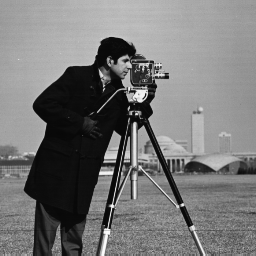
#> input picture Final/cameraman.tif, 256 x 256 px
$ python 'final exam2-17143.py'
#> lines starting #> are read from the running program, lines starting #| are printed output that depends on the picture
# -*- coding: utf-8 -*-
"""
Created on Sun Dec  8 15:03:12 2019

@author: Personal
"""

import numpy as np
from matplotlib import pyplot as plt
import matplotlib.image as mpimg
from matplotlib.widgets import RadioButtons
from matplotlib.widgets import Slider
import cv2 as cv
from PIL import Image
import scipy
from scipy import signal
from numpy import linalg as LA


def padding(n,t):
    out=np.zeros((3*n.shape[0],3*n.shape[1]))
    if(t==1):
        out[n.shape[0]:2*n.shape[0],n.shape[1]:2*n.shape[1]]=n

    elif(t==2):
        n1=np.fliplr(n)
        m=np.concatenate((n1,n,n1), axis=1)
        m1=np.flipud(m)
        out=np.concatenate((m1,m,m1), axis=0)

    elif(t==3):
        for i in range(0,3*n.shape[1],n.shape[1]):
            for j in range(0,3*n.shape[0],n.shape[0]):
                out[j:j+256,i:i+256]=n
    return out
def DFT(a,n):
    x,y=np.meshgrid(np.arange(0,a.shape[0],1),np.arange(0,n,1))
    dftm=np.exp(-((1j*np.pi*2*x*y)/n))
    mm=np.zeros((n,a.shape[0]),dtype=complex)
    nn=np.zeros((a.shape[1],n),dtype=complex)
    image2=np.zeros((n,n),dtype=complex)
    mm=np.matmul(dftm,a)
    nn=np.transpose(mm)
    image2=np.matmul(dftm,nn)
    image2=np.transpose(image2)
    return image2
def idft(b,p):
    ifft=np.conjugate(b)
    ifft=DFT(ifft,p)
    ifft=np.conjugate(ifft)/(p*p)
    ifft=ifft.real.astype(dtype=int)
    return ifft

a=cv.imread('cameraman.tif',cv.IMREAD_GRAYSCALE)
#> a is the input picture: shape (256, 256); min 7, max 253, mean 118.7
M,N=a.shape
#> M = 256; N = 256
mirror1=padding(a,2)
#> in padding, `n1=np.fliplr(n)`:
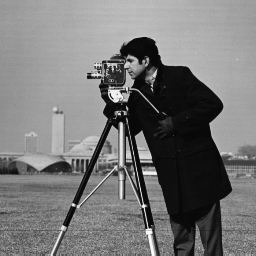
#> n1: shape (256, 256); min 7, max 253, mean 118.7
#> in padding, `m=np.concatenate((n1,n,n1), axis=1)`:
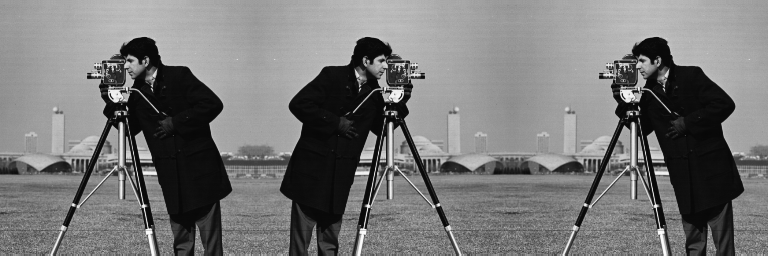
#> m: shape (256, 768); min 7, max 253, mean 118.7
#> in padding, `m1=np.flipud(m)`:
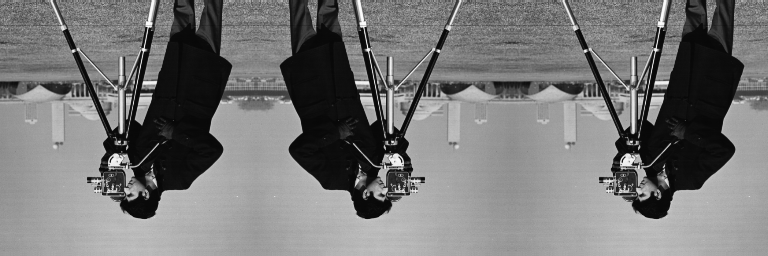
#> m1: shape (256, 768); min 7, max 253, mean 118.7
#> in padding, `out=np.concatenate((m1,m,m1), axis=0)`:
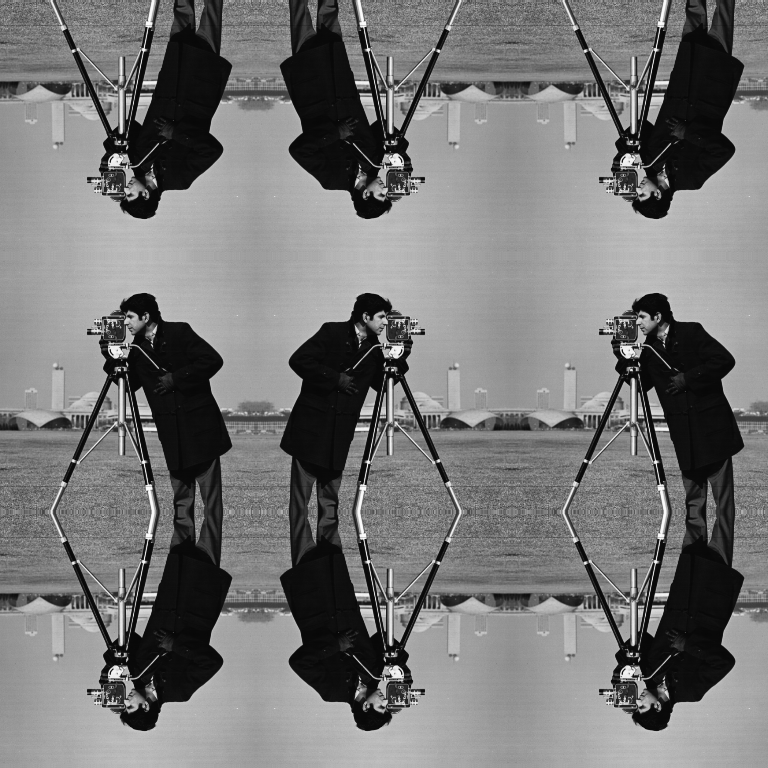
#> out: shape (768, 768); min 7, max 253, mean 118.7
mirror=mirror1[M:M*M,N:M*N]
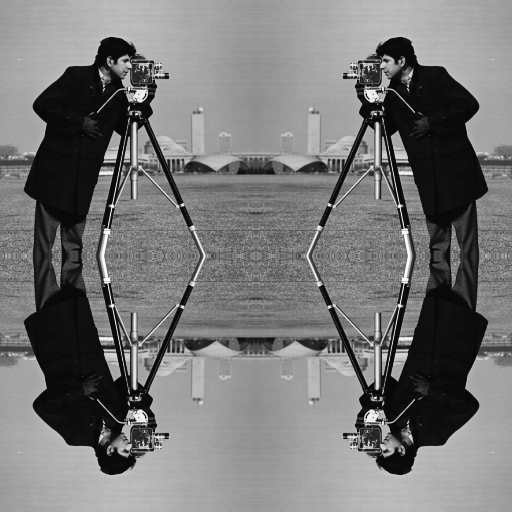
#> mirror: shape (512, 512); min 7, max 253, mean 118.7

dft=DFT(mirror,mirror.shape[0])
#dft1=np.fft.fft2(mirror)
x,y=np.meshgrid(np.arange(0,M,1),np.arange(0,N,1))
DCTmatrix=np.exp(-((1j*np.pi*x)/2*M+(1j*np.pi*y)/2*N))
mydct=DCTmatrix*dft[0:M,0:N]
mydct=np.array(mydct, dtype='int64')

#normalsing
#mydct=(mydct-np.min(mydct))*255/np.max(mydct)
#mydct=(mydct-np.min(mydct))*255/np.max(mydct)

plt.figure()
plt.subplot(121)
plt.imshow(mirror, cmap='gray',vmin=0, vmax=255)
plt.title('INPUT IMAGE'),plt.xticks([]),plt.yticks([])

plt.subplot(122)
plt.imshow(mydct, cmap='gray')
plt.title('DCT')


indct=np.zeros([M,N])
for i in range(M):
    indct[i,:]=scipy.fftpack.dct(a[i,:])
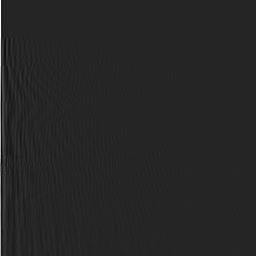
#> indct: shape (256, 256) float64; min -15372.8, max 88418, mean 260.6; drawn with min black and max white
for i in range(N):
    indct[:,i]=scipy.fftpack.dct(indct[:,i])


indct=np.array(indct, dtype='int64')


#indct=(mydct-np.min(indct))*255/np.max(indct)

diff=mydct-indct
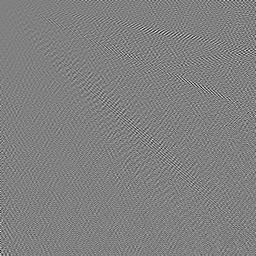
#> diff: shape (256, 256) int64; min -40622, max 39754, mean 5.4; drawn with min black and max white
plt.figure()
plt.subplot(121)
plt.imshow(indct,cmap='gray')
plt.title('INbuilt DCT')

plt.subplot(122)
plt.imshow(diff,cmap='gray')
plt.title('Differance')

$ run again, with Final/RiceGrains.tif copied over Final/cameraman.tif
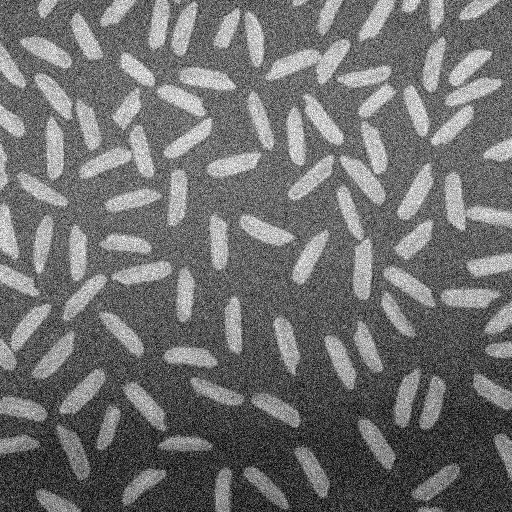
#> input picture Final/RiceGrains.tif, 512 x 512 px
#> a is the input picture: shape (512, 512); min 0, max 255, mean 111.3
#> after the loop `for i in range(M):`:
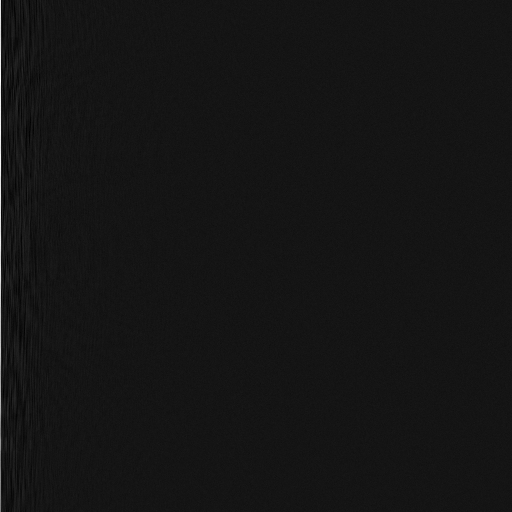
#> indct: shape (512, 512) float64; min -13099, max 147292, mean 235.9; drawn with min black and max white
#> `diff=mydct-indct`:
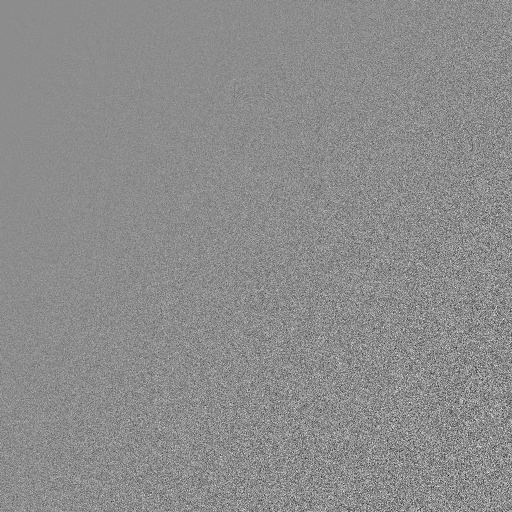
#> diff: shape (512, 512) int64; min -242630, max 197822, mean -117.2; drawn with min black and max white

$ run again, with Final/pirate.tif copied over Final/cameraman.tif
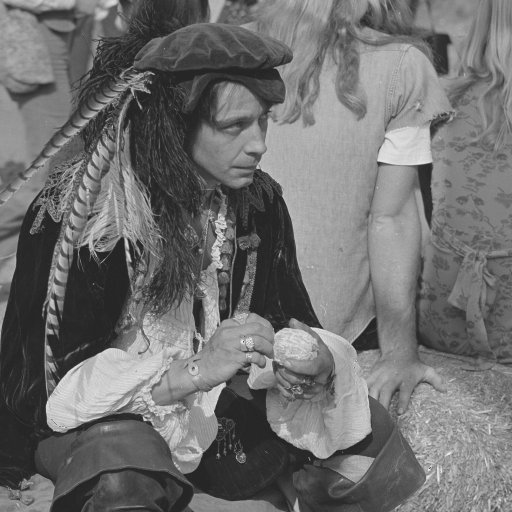
#> input picture Final/pirate.tif, 512 x 512 px
#> a is the input picture: shape (512, 512); min 36, max 241, mean 111.6
#> after the loop `for i in range(M):`:
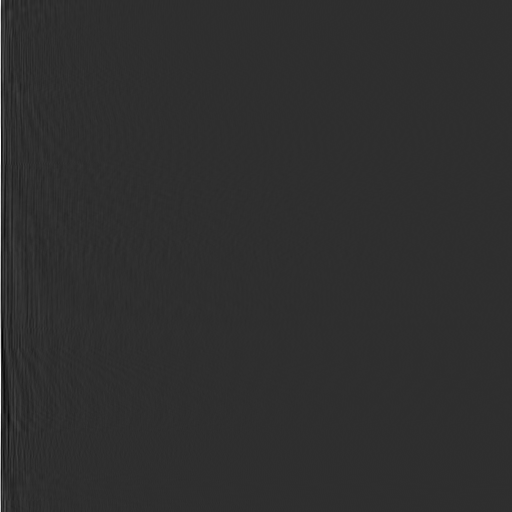
#> indct: shape (512, 512) float64; min -32169.6, max 142542, mean 225.1; drawn with min black and max white
#> `diff=mydct-indct`:
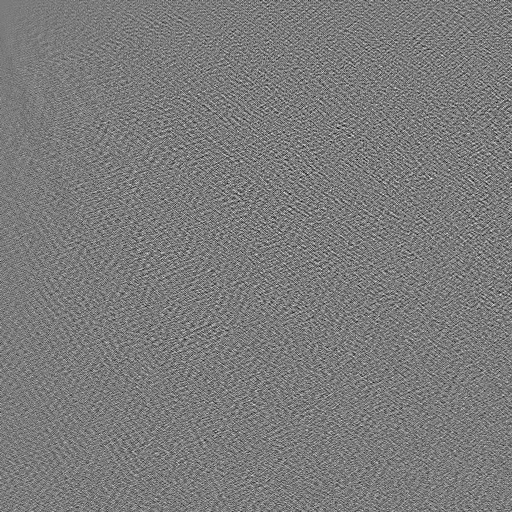
#> diff: shape (512, 512) int64; min -34710, max 36859, mean -1.8; drawn with min black and max white
